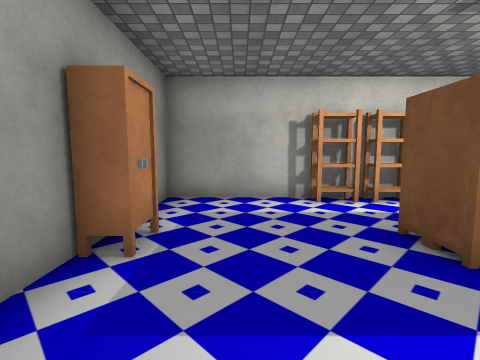
view 1 (above)

17 first-person views from a walk through a Unity game level. The camera is 1.2 m above the floor, tilts 6° down and sees 85° across. Doors are open. The floor is counted in squares, 1 m on a side. Each view is taken from the middle of a square. On the plan, view 1 faces up. The plan holds only what a view shows up to about 12 squares ahead; the rest is blank. The place goes on beyond the plan. The player character is not drawn. Some surface patterns are stand-ins.

view 2
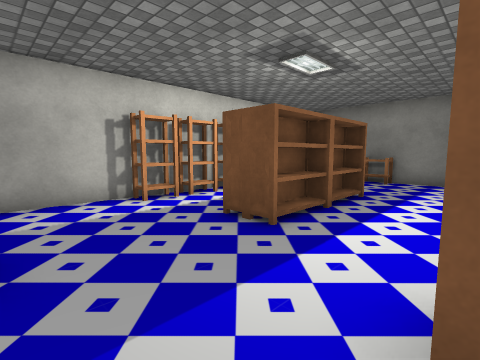

view 3
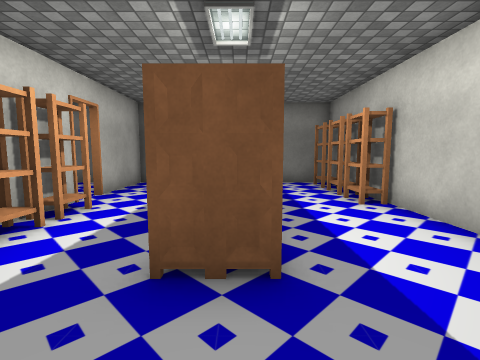

view 4
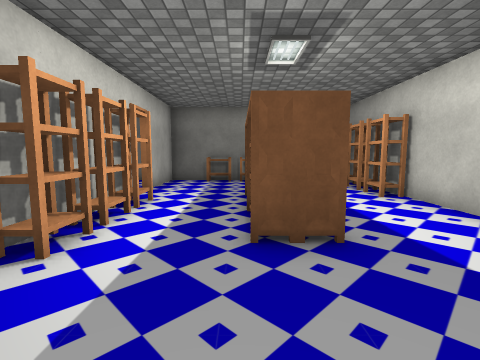

view 5
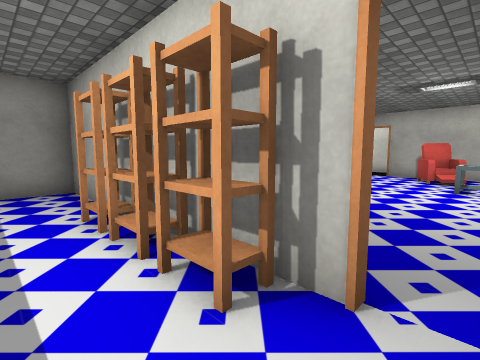

view 6
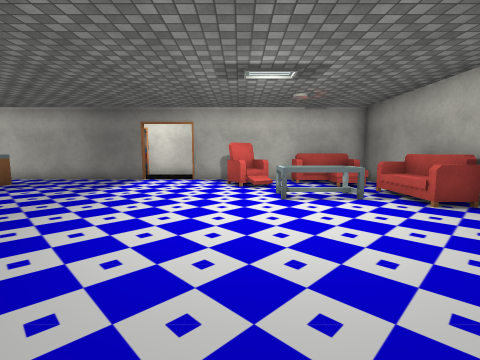

view 7
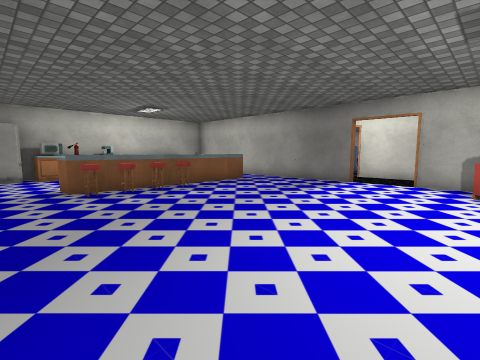

view 8
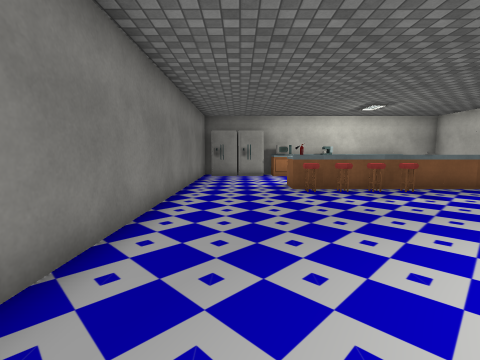

view 9
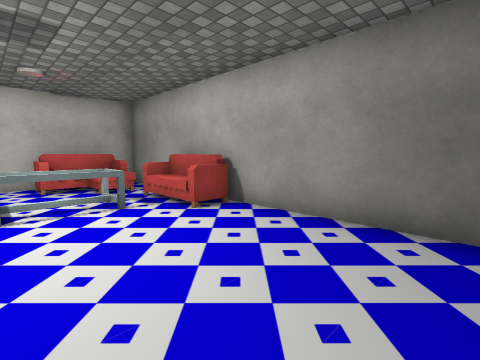

view 10
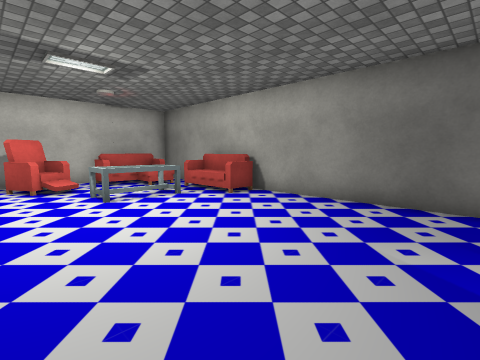

view 11
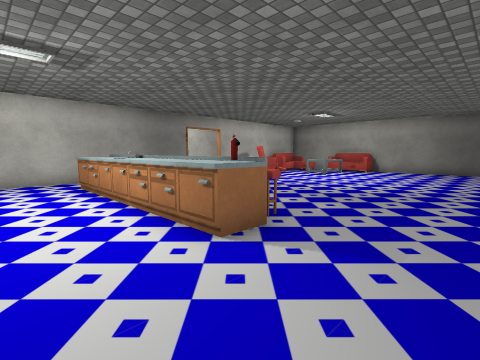

view 12
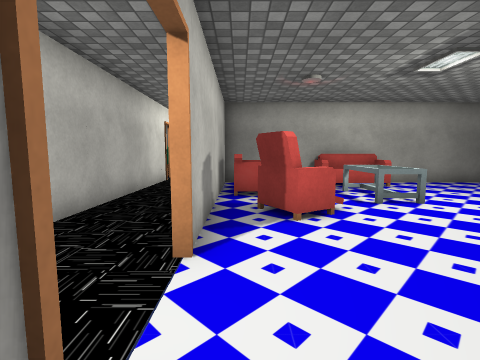

view 13
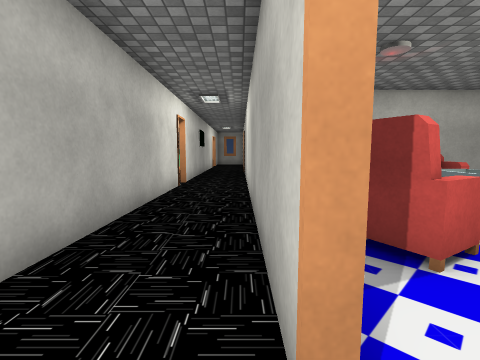

view 14
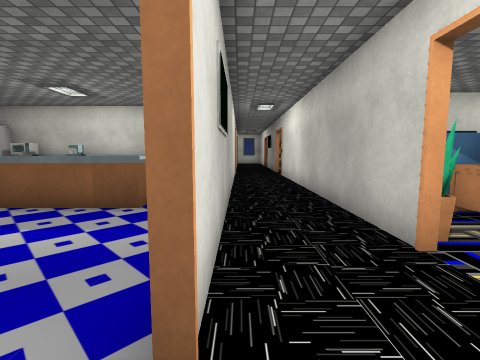

view 15
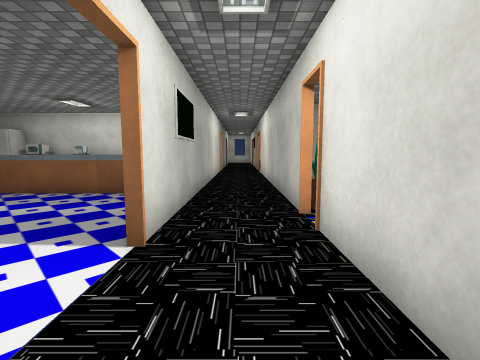

view 16
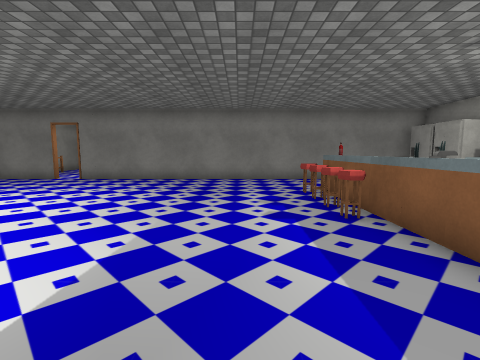

view 17
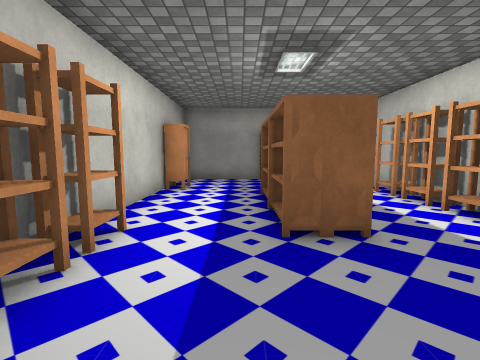

### Floor plan
Points are (right, up) in squares from view 1. A wall is a line through its corners. A room is listed if a view was taken in it or the views show most of it. See-through windows are left out.
Room 1 (views 1, 2, 3, 4, 5, 6, 7, 8, 9, 10, 11, 12, 16, 17)
walls: (3.6, 7) (-1.9, 7) (-1.9, 5.2); (5.4, 7.1) (6.4, 7.1); (6.4, 7) (5.4, 7); (7.2, 7.1) (10, 7.1); (-1.3, 4) (-1.3, 2.9) (-1.9, 2.9) (-1.9, -0.4); (0.9, 19.6) (-7.1, 19.6); (10.5, 8.1) (10.5, 13.6); (10.5, 16.4) (10.5, 18.6); (10.5, 5.4) (10.5, 7) (7.2, 7); (-7.5, 7.1) (3.5, 7.1); (0.4, 0.1) (1.4, 0.1) (1.4, -0.5); (9.5, 19.6) (2.9, 19.6); (1.1, -0.5) (10.1, -0.5); (10.5, -0.5) (10.5, 3.5)
ways out: opening at (2, 20) to room 2; opening at (8.5, 20) to room 2
objects: fire extinguisher (-4, 11); cabinet (-4, 12); drawers (-4, 13); drawers (-4, 14); cabinet (-4, 15); sink (-4, 16); drawers (-4, 17); cabinet (-4, 18); other object (-3, 11); other object (-3, 12); other object (-3, 13); other object (-3, 14); bookshelf (2, 6) to (2, 7); bookshelf (3, 3) to (4, 3); bookshelf (3, 4) to (4, 4); bookshelf (3, 6) to (4, 7); bookshelf (5, 3) to (6, 3); bookshelf (5, 4) to (6, 4); bookshelf (5, 6) to (5, 7); chair (5, 18); bookshelf (6, 0); table (6, 15) to (8, 16); bookshelf (7, 0) to (8, 0); sofa (7, 17) to (10, 19); bookshelf (9, 0) to (10, 0); sofa (9, 14) to (10, 16); bookshelf (10, 3) to (10, 4); bookshelf (10, 5)
Room 2 (views 13, 14, 15)
walls: (2.9, 19.7) (7.6, 19.7); (-1, 22.2) (-7.5, 22.2); (9.1, 19.7) (11.6, 19.7); (-7.4, 19.7) (0.9, 19.7); (11.5, 22.2) (-0.1, 22.2)
ways out: opening at (2, 20) to room 1; opening at (8.5, 20) to room 1; opening at (10.5, 21)

Positions as (right, up) in squares from view 1, and headings:
1: (0, 0), facing up
2: (-1, 0), facing up-right
3: (0, 3), facing right
4: (-1, 4), facing right
5: (7, 5), facing up-left
6: (5, 8), facing up
7: (5, 9), facing up-left
8: (5, 9), facing left
9: (6, 9), facing up-right
10: (4, 8), facing up-right
11: (-7, 8), facing up-right
12: (0, 19), facing right
13: (2, 20), facing right
14: (2, 20), facing left
15: (4, 21), facing left
16: (-1, 19), facing down
17: (10, 2), facing left
